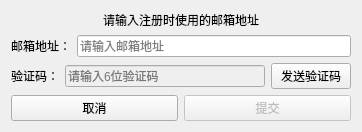
<?xml version="1.0" encoding="UTF-8"?>
<ui version="4.0">
 <class>RetrieveUsernameDialog</class>
 <widget class="QDialog" name="RetrieveUsernameDialog">
  <property name="geometry">
   <rect>
    <x>0</x>
    <y>0</y>
    <width>362</width>
    <height>110</height>
   </rect>
  </property>
  <property name="windowTitle">
   <string>找回用户名</string>
  </property>
  <layout class="QVBoxLayout" name="verticalLayout">
   <item>
    <widget class="QLabel" name="labelTitle">
     <property name="text">
      <string>请输入注册时使用的邮箱地址</string>
     </property>
     <property name="alignment">
      <set>Qt::AlignmentFlag::AlignCenter</set>
     </property>
    </widget>
   </item>
   <item>
    <layout class="QHBoxLayout" name="horizontalLayout">
     <item>
      <widget class="QLabel" name="labelEmail">
       <property name="text">
        <string>邮箱地址：</string>
       </property>
      </widget>
     </item>
     <item>
      <widget class="QLineEdit" name="lineEditEmail">
       <property name="placeholderText">
        <string>请输入邮箱地址</string>
       </property>
      </widget>
     </item>
    </layout>
   </item>
   <item>
    <layout class="QHBoxLayout" name="horizontalLayout_2">
     <item>
      <widget class="QLabel" name="labelCode">
       <property name="text">
        <string>验证码：</string>
       </property>
      </widget>
     </item>
     <item>
      <widget class="QLineEdit" name="lineEditCode">
       <property name="enabled">
        <bool>false</bool>
       </property>
       <property name="maxLength">
        <number>6</number>
       </property>
       <property name="placeholderText">
        <string>请输入6位验证码</string>
       </property>
      </widget>
     </item>
     <item>
      <widget class="QPushButton" name="btnSendCode">
       <property name="text">
        <string>发送验证码</string>
       </property>
      </widget>
     </item>
    </layout>
   </item>
   <item>
    <layout class="QHBoxLayout" name="horizontalLayout_3">
     <item>
      <spacer name="horizontalSpacer">
       <property name="orientation">
        <enum>Qt::Orientation::Vertical</enum>
       </property>
       <property name="sizeHint" stdset="0">
        <size>
         <width>0</width>
         <height>0</height>
        </size>
       </property>
      </spacer>
     </item>
     <item>
      <widget class="QPushButton" name="btnCancel">
       <property name="text">
        <string>取消</string>
       </property>
      </widget>
     </item>
     <item>
      <widget class="QPushButton" name="btnSubmit">
       <property name="enabled">
        <bool>false</bool>
       </property>
       <property name="text">
        <string>提交</string>
       </property>
       <property name="default">
        <bool>true</bool>
       </property>
      </widget>
     </item>
     <item>
      <spacer name="horizontalSpacer_2">
       <property name="orientation">
        <enum>Qt::Orientation::Vertical</enum>
       </property>
       <property name="sizeHint" stdset="0">
        <size>
         <width>0</width>
         <height>0</height>
        </size>
       </property>
      </spacer>
     </item>
    </layout>
   </item>
  </layout>
 </widget>
 <resources/>
 <connections/>
</ui>
